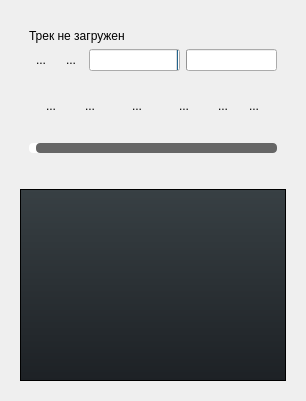
  <widget class="QWidget" name="centralWidget">
   <layout class="QVBoxLayout" name="verticalLayout_2">
    <item>
     <widget class="QFrame" name="w_player">
      <property name="frameShape">
       <enum>QFrame::NoFrame</enum>
      </property>
      <layout class="QHBoxLayout" name="horizontalLayout_2">
       <item>
        <widget class="QWidget" name="w_controls_2" native="true">
         <property name="maximumSize">
          <size>
           <width>350</width>
           <height>16777215</height>
          </size>
         </property>
         <layout class="QVBoxLayout" name="w_controls">
          <item>
           <widget class="QLabel" name="musicCaptionLabel">
            <property name="styleSheet">
             <string notr="true">/*color:rgb(255, 255, 255)*/</string>
            </property>
            <property name="text">
             <string>Трек не загружен</string>
            </property>
           </widget>
          </item>
          <item>
           <layout class="QHBoxLayout" name="horizontalLayout_3">
            <item>
             <widget class="QToolButton" name="btn_add">
              <property name="toolTip">
               <string>Добавить URL</string>
              </property>
              <property name="text">
               <string>...</string>
              </property>
              <property name="icon">
               <iconset resource="resources.qrc">
                <normaloff>:/interfece/Olha/plus.png</normaloff>:/interfece/Olha/plus.png</iconset>
              </property>
              <property name="iconSize">
               <size>
                <width>20</width>
                <height>20</height>
               </size>
              </property>
              <property name="autoRaise">
               <bool>true</bool>
              </property>
             </widget>
            </item>
            <item>
             <widget class="QToolButton" name="btn_open">
              <property name="toolTip">
               <string>Открыть файл</string>
              </property>
              <property name="text">
               <string>...</string>
              </property>
              <property name="icon">
               <iconset resource="resources.qrc">
                <normaloff>:/interfece/Olha/dialog.png</normaloff>:/interfece/Olha/dialog.png</iconset>
              </property>
              <property name="iconSize">
               <size>
                <width>20</width>
                <height>20</height>
               </size>
              </property>
              <property name="autoRaise">
               <bool>true</bool>
              </property>
             </widget>
            </item>
            <item>
             <widget class="QProgressBar" name="progressBar">
              <property name="styleSheet">
               <string notr="true"/>
              </property>
              <property name="minimum">
               <number>0</number>
              </property>
              <property name="maximum">
               <number>1000</number>
              </property>
              <property name="value">
               <number>0</number>
              </property>
              <property name="textVisible">
               <bool>false</bool>
              </property>
              <property name="invertedAppearance">
               <bool>true</bool>
              </property>
             </widget>
            </item>
            <item>
             <widget class="QProgressBar" name="progressBar_2">
              <property name="styleSheet">
               <string notr="true"/>
              </property>
              <property name="minimum">
               <number>0</number>
              </property>
              <property name="maximum">
               <number>1000</number>
              </property>
              <property name="value">
               <number>0</number>
              </property>
              <property name="textVisible">
               <bool>false</bool>
              </property>
             </widget>
            </item>
           </layout>
          </item>
          <item>
           <widget class="QWidget" name="w_controls_btns" native="true">
            <layout class="QHBoxLayout" name="horizontalLayout">
             <item>
              <widget class="QToolButton" name="btn_PlayPause">
               <property name="minimumSize">
                <size>
                 <width>0</width>
                 <height>40</height>
                </size>
               </property>
               <property name="toolTip">
                <string>Воспроизвести</string>
               </property>
               <property name="styleSheet">
                <string notr="true"/>
               </property>
               <property name="text">
                <string>...</string>
               </property>
               <property name="icon">
                <iconset resource="resources.qrc">
                 <normaloff>:/interfece/Olha/play.png</normaloff>:/interfece/Olha/play.png</iconset>
               </property>
               <property name="iconSize">
                <size>
                 <width>30</width>
                 <height>30</height>
                </size>
               </property>
               <property name="popupMode">
                <enum>QToolButton::DelayedPopup</enum>
               </property>
               <property name="autoRaise">
                <bool>true</bool>
               </property>
               <property name="arrowType">
                <enum>Qt::NoArrow</enum>
               </property>
              </widget>
             </item>
             <item>
              <widget class="QToolButton" name="btn_Stop">
               <property name="minimumSize">
                <size>
                 <width>40</width>
                 <height>40</height>
                </size>
               </property>
               <property name="toolTip">
                <string>Остановить</string>
               </property>
               <property name="text">
                <string>...</string>
               </property>
               <property name="icon">
                <iconset resource="resources.qrc">
                 <normaloff>:/interfece/Olha/stop.png</normaloff>:/interfece/Olha/stop.png</iconset>
               </property>
               <property name="iconSize">
                <size>
                 <width>30</width>
                 <height>30</height>
                </size>
               </property>
               <property name="autoRaise">
                <bool>true</bool>
               </property>
              </widget>
             </item>
             <item>
              <widget class="QToolButton" name="btn_Prew">
               <property name="minimumSize">
                <size>
                 <width>40</width>
                 <height>40</height>
                </size>
               </property>
               <property name="toolTip">
                <string>Предыдущий</string>
               </property>
               <property name="text">
                <string>...</string>
               </property>
               <property name="icon">
                <iconset resource="resources.qrc">
                 <normaloff>:/interfece/Olha/left.png</normaloff>:/interfece/Olha/left.png</iconset>
               </property>
               <property name="iconSize">
                <size>
                 <width>30</width>
                 <height>30</height>
                </size>
               </property>
               <property name="autoRaise">
                <bool>true</bool>
               </property>
              </widget>
             </item>
             <item>
              <widget class="QToolButton" name="btn_Next">
               <property name="minimumSize">
                <size>
                 <width>40</width>
                 <height>40</height>
                </size>
               </property>
               <property name="toolTip">
                <string>Следующий</string>
               </property>
               <property name="text">
                <string>...</string>
               </property>
               <property name="icon">
                <iconset resource="resources.qrc">
                 <normaloff>:/interfece/Olha/right.png</normaloff>:/interfece/Olha/right.png</iconset>
               </property>
               <property name="iconSize">
                <size>
                 <width>30</width>
                 <height>30</height>
                </size>
               </property>
               <property name="autoExclusive">
                <bool>false</bool>
               </property>
               <property name="toolButtonStyle">
                <enum>Qt::ToolButtonIconOnly</enum>
               </property>
               <property name="autoRaise">
                <bool>true</bool>
               </property>
              </widget>
             </item>
             <item>
              <widget class="QToolButton" name="btn_mute">
               <property name="text">
                <string>...</string>
               </property>
               <property name="icon">
                <iconset resource="resources.qrc">
                 <normaloff>:/interfece/Olha/unmute.png</normaloff>:/interfece/Olha/unmute.png</iconset>
               </property>
               <property name="iconSize">
                <size>
                 <width>30</width>
                 <height>30</height>
                </size>
               </property>
               <property name="checkable">
                <bool>true</bool>
               </property>
               <property name="checked">
                <bool>false</bool>
               </property>
               <property name="autoRaise">
                <bool>true</bool>
               </property>
              </widget>
             </item>
             <item>
              <widget class="QToolButton" name="btn_eq">
               <property name="text">
                <string>...</string>
               </property>
               <property name="icon">
                <iconset resource="resources.qrc">
                 <normaloff>:/interfece/Olha/options.png</normaloff>:/interfece/Olha/options.png</iconset>
               </property>
               <property name="iconSize">
                <size>
                 <width>30</width>
                 <height>30</height>
                </size>
               </property>
               <property name="autoRaise">
                <bool>true</bool>
               </property>
              </widget>
             </item>
            </layout>
           </widget>
          </item>
          <item>
           <widget class="QSlider" name="volumeSlider">
            <property name="autoFillBackground">
             <bool>false</bool>
            </property>
            <property name="styleSheet">
             <string notr="true">QSlider::groove:horizontal {
border: 0px solid #bbb;
background: white;
height: 10px;
border-radius: 4px;
}

QSlider::sub-page:horizontal {
background: qlineargradient(x1: 0, y1: 0,    x2: 0, y2: 1,
    stop: 0 #ffc332, stop: 1 #e5af2d);
background: qlineargradient(x1: 0, y1: 0.2, x2: 1, y2: 1,
    stop: 0 #e5af2d, stop: 1 #ffc946);
border: 0px solid #333;
height: 10px;
border-radius: 4px;
}

QSlider::add-page:horizontal {
background: #99000000;
border: 0px solid #777;
height: 10px;
border-radius: 4px;
}

QSlider::handle:horizontal {
background: qlineargradient(x1:0, y1:0, x2:1, y2:1,
    stop:0 #eee, stop:1 #ccc);
border: 0px solid #777;
width: 13px;
margin-top: -2px;
margin-bottom: -2px;
border-radius: 4px;
}

QSlider::handle:horizontal:hover {
background: qlineargradient(x1:0, y1:0, x2:1, y2:1,
    stop:0 #fff, stop:1 #ddd);
border: 1px solid #444;
border-radius: 4px;
}

QSlider::sub-page:horizontal:disabled {
background: #bbb;
border-color: #999;
}

QSlider::add-page:horizontal:disabled {
background: #eee;
border-color: #999;
}

QSlider::handle:horizontal:disabled {
background: #eee;
border: 1px solid #aaa;
border-radius: 4px;
}</string>
            </property>
            <property name="maximum">
             <number>100</number>
            </property>
            <property name="singleStep">
             <number>1</number>
            </property>
            <property name="orientation">
             <enum>Qt::Horizontal</enum>
            </property>
            <property name="invertedAppearance">
             <bool>false</bool>
            </property>
            <property name="invertedControls">
             <bool>false</bool>
            </property>
           </widget>
          </item>
         </layout>
        </widget>
       </item>
       <item>
        <layout class="QGridLayout" name="w_painter">
         <property name="sizeConstraint">
          <enum>QLayout::SetDefaultConstraint</enum>
         </property>
        </layout>
       </item>
      </layout>
     </widget>
    </item>
    <item>
     <widget class="QWidget" name="w_playlist" native="true">
      <layout class="QVBoxLayout" name="verticalLayout">
       <item>
        <widget class="QListView" name="playlistView">
         <property name="contextMenuPolicy">
          <enum>Qt::CustomContextMenu</enum>
         </property>
         <property name="autoFillBackground">
          <bool>false</bool>
         </property>
         <property name="styleSheet">
          <string notr="true">QListView {
background-color:
qlineargradient(spread:pad, x1:0, y1:0, x2:0, y2:1, stop:0 rgba(56, 64, 68, 255), stop:1 rgba(29, 33, 37, 255))
}
QScrollBar {
     border: none;
     background: #494949;
     height: 6px;
     width: 6px;
     margin: 0px;
}

QScrollBar::handle {
     background: #DBDBDB;
     min-width: 20px;
     min-height: 20px;
}

 QScrollBar::add-line,  QScrollBar::sub-line {
     background: none;
     border: none;
}

 QScrollBar::add-page, QScrollBar::sub-page {
     background: none;
}
</string>
         </property>
         <property name="dragDropMode">
          <enum>QAbstractItemView::DragDrop</enum>
         </property>
         <property name="selectionMode">
          <enum>QAbstractItemView::SingleSelection</enum>
         </property>
         <property name="selectionBehavior">
          <enum>QAbstractItemView::SelectRows</enum>
         </property>
         <property name="selectionRectVisible">
          <bool>false</bool>
         </property>
        </widget>
       </item>
      </layout>
     </widget>
    </item>
   </layout>
  </widget>
